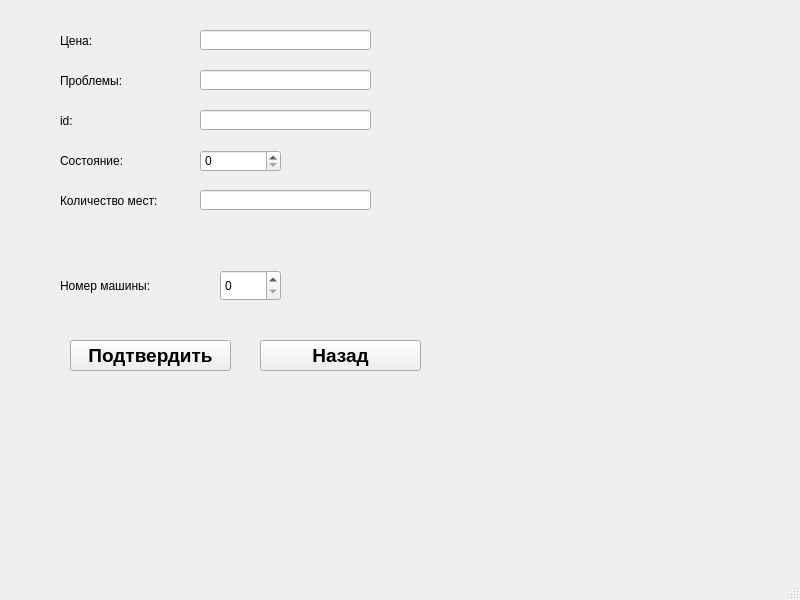
<?xml version="1.0" encoding="UTF-8"?>
<ui version="4.0">
 <class>EditCarWindow</class>
 <widget class="QMainWindow" name="EditCarWindow">
  <property name="geometry">
   <rect>
    <x>0</x>
    <y>0</y>
    <width>800</width>
    <height>600</height>
   </rect>
  </property>
  <property name="windowTitle">
   <string>MainWindow</string>
  </property>
  <widget class="QWidget" name="centralwidget">
   <widget class="QPushButton" name="pushButton_2">
    <property name="geometry">
     <rect>
      <x>260</x>
      <y>340</y>
      <width>161</width>
      <height>31</height>
     </rect>
    </property>
    <property name="font">
     <font>
      <pointsize>14</pointsize>
      <weight>75</weight>
      <bold>true</bold>
     </font>
    </property>
    <property name="text">
     <string>Назад</string>
    </property>
   </widget>
   <widget class="QLineEdit" name="lineEdit">
    <property name="geometry">
     <rect>
      <x>200</x>
      <y>30</y>
      <width>171</width>
      <height>20</height>
     </rect>
    </property>
   </widget>
   <widget class="QLabel" name="label">
    <property name="geometry">
     <rect>
      <x>60</x>
      <y>30</y>
      <width>81</width>
      <height>21</height>
     </rect>
    </property>
    <property name="text">
     <string>Цена:</string>
    </property>
   </widget>
   <widget class="QLabel" name="label_3">
    <property name="geometry">
     <rect>
      <x>60</x>
      <y>110</y>
      <width>81</width>
      <height>21</height>
     </rect>
    </property>
    <property name="text">
     <string>id:</string>
    </property>
   </widget>
   <widget class="QLabel" name="label_4">
    <property name="geometry">
     <rect>
      <x>60</x>
      <y>150</y>
      <width>81</width>
      <height>21</height>
     </rect>
    </property>
    <property name="text">
     <string>Состояние:</string>
    </property>
   </widget>
   <widget class="QLabel" name="label_2">
    <property name="geometry">
     <rect>
      <x>60</x>
      <y>70</y>
      <width>81</width>
      <height>21</height>
     </rect>
    </property>
    <property name="text">
     <string>Проблемы:</string>
    </property>
   </widget>
   <widget class="QLabel" name="label_5">
    <property name="geometry">
     <rect>
      <x>60</x>
      <y>190</y>
      <width>101</width>
      <height>21</height>
     </rect>
    </property>
    <property name="text">
     <string>Количество мест:</string>
    </property>
   </widget>
   <widget class="QPushButton" name="pushButton">
    <property name="geometry">
     <rect>
      <x>70</x>
      <y>340</y>
      <width>161</width>
      <height>31</height>
     </rect>
    </property>
    <property name="font">
     <font>
      <pointsize>14</pointsize>
      <weight>75</weight>
      <bold>true</bold>
     </font>
    </property>
    <property name="text">
     <string>Подтвердить</string>
    </property>
   </widget>
   <widget class="QSpinBox" name="spinBox">
    <property name="geometry">
     <rect>
      <x>200</x>
      <y>150</y>
      <width>81</width>
      <height>22</height>
     </rect>
    </property>
   </widget>
   <widget class="QLineEdit" name="lineEdit_2">
    <property name="geometry">
     <rect>
      <x>200</x>
      <y>70</y>
      <width>171</width>
      <height>20</height>
     </rect>
    </property>
   </widget>
   <widget class="QLineEdit" name="lineEdit_3">
    <property name="geometry">
     <rect>
      <x>200</x>
      <y>110</y>
      <width>171</width>
      <height>20</height>
     </rect>
    </property>
   </widget>
   <widget class="QLineEdit" name="lineEdit_4">
    <property name="geometry">
     <rect>
      <x>200</x>
      <y>190</y>
      <width>171</width>
      <height>20</height>
     </rect>
    </property>
   </widget>
   <widget class="QSpinBox" name="spinBox_2">
    <property name="geometry">
     <rect>
      <x>220</x>
      <y>270</y>
      <width>61</width>
      <height>31</height>
     </rect>
    </property>
   </widget>
   <widget class="QLabel" name="label_6">
    <property name="geometry">
     <rect>
      <x>60</x>
      <y>270</y>
      <width>111</width>
      <height>31</height>
     </rect>
    </property>
    <property name="text">
     <string>Номер машины:</string>
    </property>
   </widget>
  </widget>
  <widget class="QMenuBar" name="menubar">
   <property name="geometry">
    <rect>
     <x>0</x>
     <y>0</y>
     <width>800</width>
     <height>21</height>
    </rect>
   </property>
  </widget>
  <widget class="QStatusBar" name="statusbar"/>
 </widget>
 <resources/>
 <connections/>
</ui>
